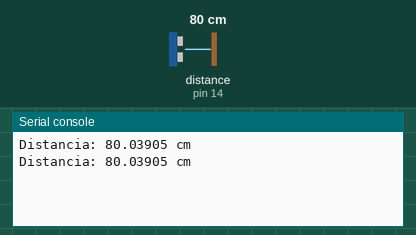
Simulated run of this program. Board: MicroPython board. On the bench: the last lines printed to the serial console. Inputs (shaded band) come from the test bench; at power-on: distance to the obstacle (sensor on pin 14) 80 cm. The echo pulse lasts 58.3 µs per cm.

Above: at 1.2 s.
1.3 s: distance to the obstacle (sensor on pin 14) set to 2 cm
At 2.6 s:
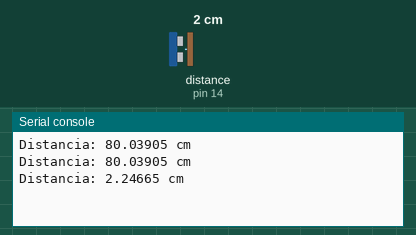
2.8 s: distance to the obstacle (sensor on pin 14) set to 4 cm
At 3.8 s:
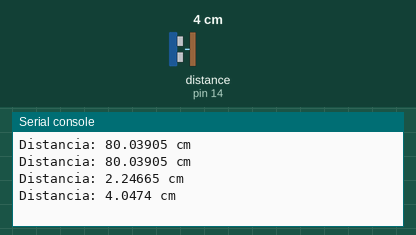
Timing chart, 0 to 5.8 s (numbered marks = the images above; inputs shaded):
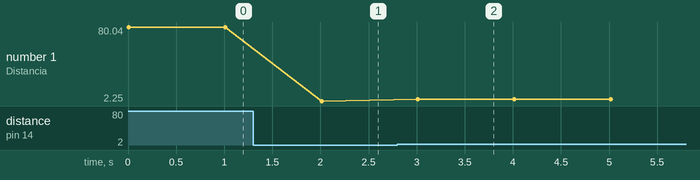

Measured:
- after the input at 1.3 s, the serial console: prints a new line after 0.71 s (image 1)
- after the input at 2.8 s, the serial console: prints a new line after 0.21 s (image 2)
- plotted number 1: 80.04 → 2.25 after the input at 1.3 s, 2.25 → 4.05 after the input at 2.8 s

The program:

test.py
```python
import utime
from sensor_Ultrasonic import init_ultrasonic, measure_distance
from machine import I2C
from ssd1306 import SSD1306_I2C

def main():
    # Initialize GPIOs
    trigger_pin = 15
    echo_pin = 14
    trigger, echo = init_ultrasonic(trigger_pin, echo_pin)

    while True:
        # Measure distance
        distancia = measure_distance(trigger, echo)
        print("Distancia:", distancia, "cm")

        # Delay for x seconds before next measurement
        utime.sleep(1)

if __name__ == "__main__":
    main()
```

sensor_Ultrasonic.py
```python
from machine import Pin
import utime

# Function to initialize GPIOs
def init_ultrasonic(trigger_pin_num: int, echo_pin_num: int):
    trigger = Pin(trigger_pin_num, Pin.OUT)
    echo = Pin(echo_pin_num, Pin.IN)
    return trigger, echo

# Function to measure distance
def measure_distance(trigger: Pin, echo: Pin) -> float:
    # Send a 10 microsecond pulse to trigger
    trigger.high()
    utime.sleep(0.00001)
    trigger.low()

    comienzo=0
    final=0

    # Wait for echo to start
    while echo.value() == 0:
        comienzo = utime.ticks_us()

    # Wait for echo to end
    while echo.value() == 1:
        final = utime.ticks_us()

    # Calculate the duration and distance
    duracion = final - comienzo
    distancia = (duracion * 0.0343) / 2
    return distancia
```
